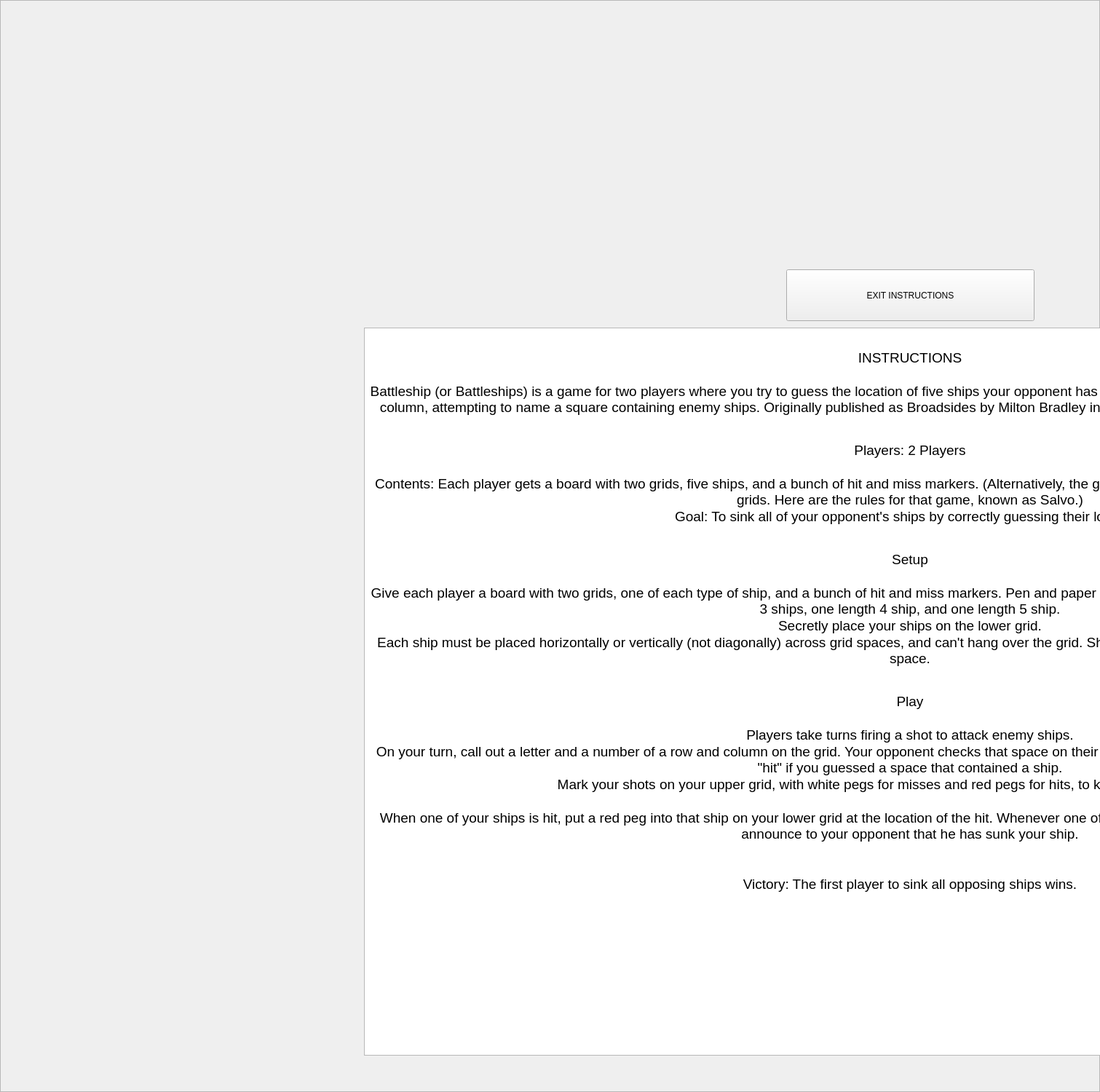
<?xml version="1.0" encoding="UTF-8"?>
<ui version="4.0">
 <class>instructions</class>
 <widget class="QFrame" name="instructions">
  <property name="geometry">
   <rect>
    <x>0</x>
    <y>0</y>
    <width>1511</width>
    <height>1500</height>
   </rect>
  </property>
  <property name="windowTitle">
   <string>Frame</string>
  </property>
  <property name="frameShape">
   <enum>QFrame::StyledPanel</enum>
  </property>
  <property name="frameShadow">
   <enum>QFrame::Raised</enum>
  </property>
  <widget class="QTextBrowser" name="textBrowser">
   <property name="geometry">
    <rect>
     <x>500</x>
     <y>450</y>
     <width>1500</width>
     <height>1000</height>
    </rect>
   </property>
   <property name="html">
    <string>&lt;!DOCTYPE HTML PUBLIC &quot;-//W3C//DTD HTML 4.0//EN&quot; &quot;http://www.w3.org/TR/REC-html40/strict.dtd&quot;&gt;
&lt;html&gt;&lt;head&gt;&lt;meta name=&quot;qrichtext&quot; content=&quot;1&quot; /&gt;&lt;style type=&quot;text/css&quot;&gt;
p, li { white-space: pre-wrap; }
&lt;/style&gt;&lt;/head&gt;&lt;body style=&quot; font-family:'MS Shell Dlg 2'; font-size:7.875pt; font-weight:400; font-style:normal;&quot;&gt;
&lt;p align=&quot;center&quot; style=&quot;-qt-paragraph-type:empty; margin-top:12px; margin-bottom:12px; margin-left:0px; margin-right:0px; -qt-block-indent:0; text-indent:0px;&quot;&gt;&lt;br /&gt;&lt;/p&gt;
&lt;p align=&quot;center&quot; style=&quot; margin-top:0px; margin-bottom:0px; margin-left:0px; margin-right:0px; -qt-block-indent:0; text-indent:0px;&quot;&gt;&lt;span style=&quot; font-size:14pt;&quot;&gt;INSTRUCTIONS&lt;/span&gt;&lt;/p&gt;
&lt;p align=&quot;center&quot; style=&quot;-qt-paragraph-type:empty; margin-top:0px; margin-bottom:0px; margin-left:0px; margin-right:0px; -qt-block-indent:0; text-indent:0px; font-size:14pt;&quot;&gt;&lt;br /&gt;&lt;/p&gt;
&lt;p align=&quot;center&quot; style=&quot; margin-top:0px; margin-bottom:0px; margin-left:0px; margin-right:0px; -qt-block-indent:0; text-indent:0px;&quot;&gt;&lt;span style=&quot; font-size:14pt;&quot;&gt;Battleship (or Battleships) is a game for two players where you try to guess the location of five ships your opponent has hidden on a grid. Players take turns calling out a row and column, attempting to name a square containing enemy ships. Originally published as Broadsides by Milton Bradley in 1931, the game was eventually reprinted as Battleship.&lt;/span&gt;&lt;/p&gt;
&lt;p align=&quot;center&quot; style=&quot;-qt-paragraph-type:empty; margin-top:0px; margin-bottom:0px; margin-left:0px; margin-right:0px; -qt-block-indent:0; text-indent:0px; font-size:14pt;&quot;&gt;&lt;br /&gt;&lt;/p&gt;
&lt;p align=&quot;center&quot; style=&quot;-qt-paragraph-type:empty; margin-top:0px; margin-bottom:0px; margin-left:0px; margin-right:0px; -qt-block-indent:0; text-indent:0px;&quot;&gt;&lt;br /&gt;&lt;/p&gt;
&lt;p align=&quot;center&quot; style=&quot; margin-top:0px; margin-bottom:0px; margin-left:0px; margin-right:0px; -qt-block-indent:0; text-indent:0px;&quot;&gt;&lt;span style=&quot; font-size:14pt;&quot;&gt;Players: 2 Players&lt;/span&gt;&lt;/p&gt;
&lt;p align=&quot;center&quot; style=&quot;-qt-paragraph-type:empty; margin-top:0px; margin-bottom:0px; margin-left:0px; margin-right:0px; -qt-block-indent:0; text-indent:0px; font-size:14pt;&quot;&gt;&lt;br /&gt;&lt;/p&gt;
&lt;p align=&quot;center&quot; style=&quot; margin-top:0px; margin-bottom:0px; margin-left:0px; margin-right:0px; -qt-block-indent:0; text-indent:0px;&quot;&gt;&lt;span style=&quot; font-size:14pt;&quot;&gt;Contents: Each player gets a board with two grids, five ships, and a bunch of hit and miss markers. (Alternatively, the game can be played with pencil and paper by drawing the grids. Here are the rules for that game, known as Salvo.)&lt;/span&gt;&lt;/p&gt;
&lt;p align=&quot;center&quot; style=&quot; margin-top:0px; margin-bottom:0px; margin-left:0px; margin-right:0px; -qt-block-indent:0; text-indent:0px;&quot;&gt;&lt;span style=&quot; font-size:14pt;&quot;&gt;Goal: To sink all of your opponent's ships by correctly guessing their location.&lt;/span&gt;&lt;/p&gt;
&lt;p align=&quot;center&quot; style=&quot;-qt-paragraph-type:empty; margin-top:0px; margin-bottom:0px; margin-left:0px; margin-right:0px; -qt-block-indent:0; text-indent:0px;&quot;&gt;&lt;br /&gt;&lt;/p&gt;
&lt;p align=&quot;center&quot; style=&quot;-qt-paragraph-type:empty; margin-top:0px; margin-bottom:0px; margin-left:0px; margin-right:0px; -qt-block-indent:0; text-indent:0px; font-size:14pt;&quot;&gt;&lt;br /&gt;&lt;/p&gt;
&lt;p align=&quot;center&quot; style=&quot; margin-top:0px; margin-bottom:0px; margin-left:0px; margin-right:0px; -qt-block-indent:0; text-indent:0px;&quot;&gt;&lt;span style=&quot; font-size:14pt;&quot;&gt;Setup&lt;/span&gt;&lt;/p&gt;
&lt;p align=&quot;center&quot; style=&quot;-qt-paragraph-type:empty; margin-top:0px; margin-bottom:0px; margin-left:0px; margin-right:0px; -qt-block-indent:0; text-indent:0px; font-size:14pt;&quot;&gt;&lt;br /&gt;&lt;/p&gt;
&lt;p align=&quot;center&quot; style=&quot; margin-top:0px; margin-bottom:0px; margin-left:0px; margin-right:0px; -qt-block-indent:0; text-indent:0px;&quot;&gt;&lt;span style=&quot; font-size:14pt;&quot;&gt;Give each player a board with two grids, one of each type of ship, and a bunch of hit and miss markers. Pen and paper players should note there is one length 2 ship, two length 3 ships, one length 4 ship, and one length 5 ship.&lt;/span&gt;&lt;/p&gt;
&lt;p align=&quot;center&quot; style=&quot; margin-top:0px; margin-bottom:0px; margin-left:0px; margin-right:0px; -qt-block-indent:0; text-indent:0px;&quot;&gt;&lt;span style=&quot; font-size:14pt;&quot;&gt;Secretly place your ships on the lower grid.&lt;/span&gt;&lt;/p&gt;
&lt;p align=&quot;center&quot; style=&quot; margin-top:0px; margin-bottom:0px; margin-left:0px; margin-right:0px; -qt-block-indent:0; text-indent:0px;&quot;&gt;&lt;span style=&quot; font-size:14pt;&quot;&gt;Each ship must be placed horizontally or vertically (not diagonally) across grid spaces, and can't hang over the grid. Ships can touch each other, but can't both be on the same space.&lt;/span&gt;&lt;/p&gt;
&lt;p align=&quot;center&quot; style=&quot;-qt-paragraph-type:empty; margin-top:0px; margin-bottom:0px; margin-left:0px; margin-right:0px; -qt-block-indent:0; text-indent:0px; font-size:14pt;&quot;&gt;&lt;br /&gt;&lt;/p&gt;
&lt;p align=&quot;center&quot; style=&quot;-qt-paragraph-type:empty; margin-top:0px; margin-bottom:0px; margin-left:0px; margin-right:0px; -qt-block-indent:0; text-indent:0px;&quot;&gt;&lt;br /&gt;&lt;/p&gt;
&lt;p align=&quot;center&quot; style=&quot; margin-top:0px; margin-bottom:0px; margin-left:0px; margin-right:0px; -qt-block-indent:0; text-indent:0px;&quot;&gt;&lt;span style=&quot; font-size:14pt;&quot;&gt;Play&lt;/span&gt;&lt;/p&gt;
&lt;p align=&quot;center&quot; style=&quot;-qt-paragraph-type:empty; margin-top:0px; margin-bottom:0px; margin-left:0px; margin-right:0px; -qt-block-indent:0; text-indent:0px; font-size:14pt;&quot;&gt;&lt;br /&gt;&lt;/p&gt;
&lt;p align=&quot;center&quot; style=&quot; margin-top:0px; margin-bottom:0px; margin-left:0px; margin-right:0px; -qt-block-indent:0; text-indent:0px;&quot;&gt;&lt;span style=&quot; font-size:14pt;&quot;&gt;Players take turns firing a shot to attack enemy ships.&lt;/span&gt;&lt;/p&gt;
&lt;p align=&quot;center&quot; style=&quot; margin-top:0px; margin-bottom:0px; margin-left:0px; margin-right:0px; -qt-block-indent:0; text-indent:0px;&quot;&gt;&lt;span style=&quot; font-size:14pt;&quot;&gt;On your turn, call out a letter and a number of a row and column on the grid. Your opponent checks that space on their lower grid and says &amp;quot;miss&amp;quot; if there are no ships there, or &amp;quot;hit&amp;quot; if you guessed a space that contained a ship.&lt;/span&gt;&lt;/p&gt;
&lt;p align=&quot;center&quot; style=&quot; margin-top:0px; margin-bottom:0px; margin-left:0px; margin-right:0px; -qt-block-indent:0; text-indent:0px;&quot;&gt;&lt;span style=&quot; font-size:14pt;&quot;&gt;Mark your shots on your upper grid, with white pegs for misses and red pegs for hits, to keep track of your guesses.&lt;/span&gt;&lt;/p&gt;
&lt;p align=&quot;center&quot; style=&quot;-qt-paragraph-type:empty; margin-top:0px; margin-bottom:0px; margin-left:0px; margin-right:0px; -qt-block-indent:0; text-indent:0px; font-size:14pt;&quot;&gt;&lt;br /&gt;&lt;/p&gt;
&lt;p align=&quot;center&quot; style=&quot; margin-top:0px; margin-bottom:0px; margin-left:0px; margin-right:0px; -qt-block-indent:0; text-indent:0px;&quot;&gt;&lt;span style=&quot; font-size:14pt;&quot;&gt;When one of your ships is hit, put a red peg into that ship on your lower grid at the location of the hit. Whenever one of your ships has every slot filled with red pegs, you must announce to your opponent that he has sunk your ship.&lt;/span&gt;&lt;/p&gt;
&lt;p align=&quot;center&quot; style=&quot;-qt-paragraph-type:empty; margin-top:0px; margin-bottom:0px; margin-left:0px; margin-right:0px; -qt-block-indent:0; text-indent:0px; font-size:14pt;&quot;&gt;&lt;br /&gt;&lt;/p&gt;
&lt;p align=&quot;center&quot; style=&quot;-qt-paragraph-type:empty; margin-top:0px; margin-bottom:0px; margin-left:0px; margin-right:0px; -qt-block-indent:0; text-indent:0px; font-size:14pt;&quot;&gt;&lt;br /&gt;&lt;/p&gt;
&lt;p align=&quot;center&quot; style=&quot; margin-top:0px; margin-bottom:0px; margin-left:0px; margin-right:0px; -qt-block-indent:0; text-indent:0px;&quot;&gt;&lt;span style=&quot; font-size:14pt;&quot;&gt;Victory: The first player to sink all opposing ships wins.&lt;/span&gt;&lt;/p&gt;
&lt;p align=&quot;center&quot; style=&quot;-qt-paragraph-type:empty; margin-top:0px; margin-bottom:0px; margin-left:0px; margin-right:0px; -qt-block-indent:0; text-indent:0px; font-size:14pt;&quot;&gt;&lt;br /&gt;&lt;/p&gt;
&lt;p align=&quot;center&quot; style=&quot;-qt-paragraph-type:empty; margin-top:0px; margin-bottom:0px; margin-left:0px; margin-right:0px; -qt-block-indent:0; text-indent:0px; font-size:14pt;&quot;&gt;&lt;br /&gt;&lt;/p&gt;
&lt;p align=&quot;center&quot; style=&quot;-qt-paragraph-type:empty; margin-top:0px; margin-bottom:0px; margin-left:0px; margin-right:0px; -qt-block-indent:0; text-indent:0px; font-size:14pt;&quot;&gt;&lt;br /&gt;&lt;/p&gt;
&lt;p align=&quot;center&quot; style=&quot;-qt-paragraph-type:empty; margin-top:0px; margin-bottom:0px; margin-left:0px; margin-right:0px; -qt-block-indent:0; text-indent:0px; font-size:14pt;&quot;&gt;&lt;br /&gt;&lt;/p&gt;
&lt;p align=&quot;center&quot; style=&quot;-qt-paragraph-type:empty; margin-top:0px; margin-bottom:0px; margin-left:0px; margin-right:0px; -qt-block-indent:0; text-indent:0px; font-size:14pt;&quot;&gt;&lt;br /&gt;&lt;/p&gt;
&lt;p align=&quot;center&quot; style=&quot;-qt-paragraph-type:empty; margin-top:0px; margin-bottom:0px; margin-left:0px; margin-right:0px; -qt-block-indent:0; text-indent:0px; font-size:14pt;&quot;&gt;&lt;br /&gt;&lt;/p&gt;&lt;/body&gt;&lt;/html&gt;</string>
   </property>
  </widget>
  <widget class="QToolButton" name="toolButton">
   <property name="geometry">
    <rect>
     <x>1080</x>
     <y>370</y>
     <width>341</width>
     <height>71</height>
    </rect>
   </property>
   <property name="autoFillBackground">
    <bool>false</bool>
   </property>
   <property name="text">
    <string>EXIT INSTRUCTIONS</string>
   </property>
   <property name="iconSize">
    <size>
     <width>40</width>
     <height>20</height>
    </size>
   </property>
  </widget>
 </widget>
 <resources/>
 <connections>
  <connection>
   <sender>toolButton</sender>
   <signal>clicked()</signal>
   <receiver>instructions</receiver>
   <slot>close()</slot>
   <hints>
    <hint type="sourcelabel">
     <x>470</x>
     <y>15</y>
    </hint>
    <hint type="destinationlabel">
     <x>255</x>
     <y>315</y>
    </hint>
   </hints>
  </connection>
 </connections>
</ui>
